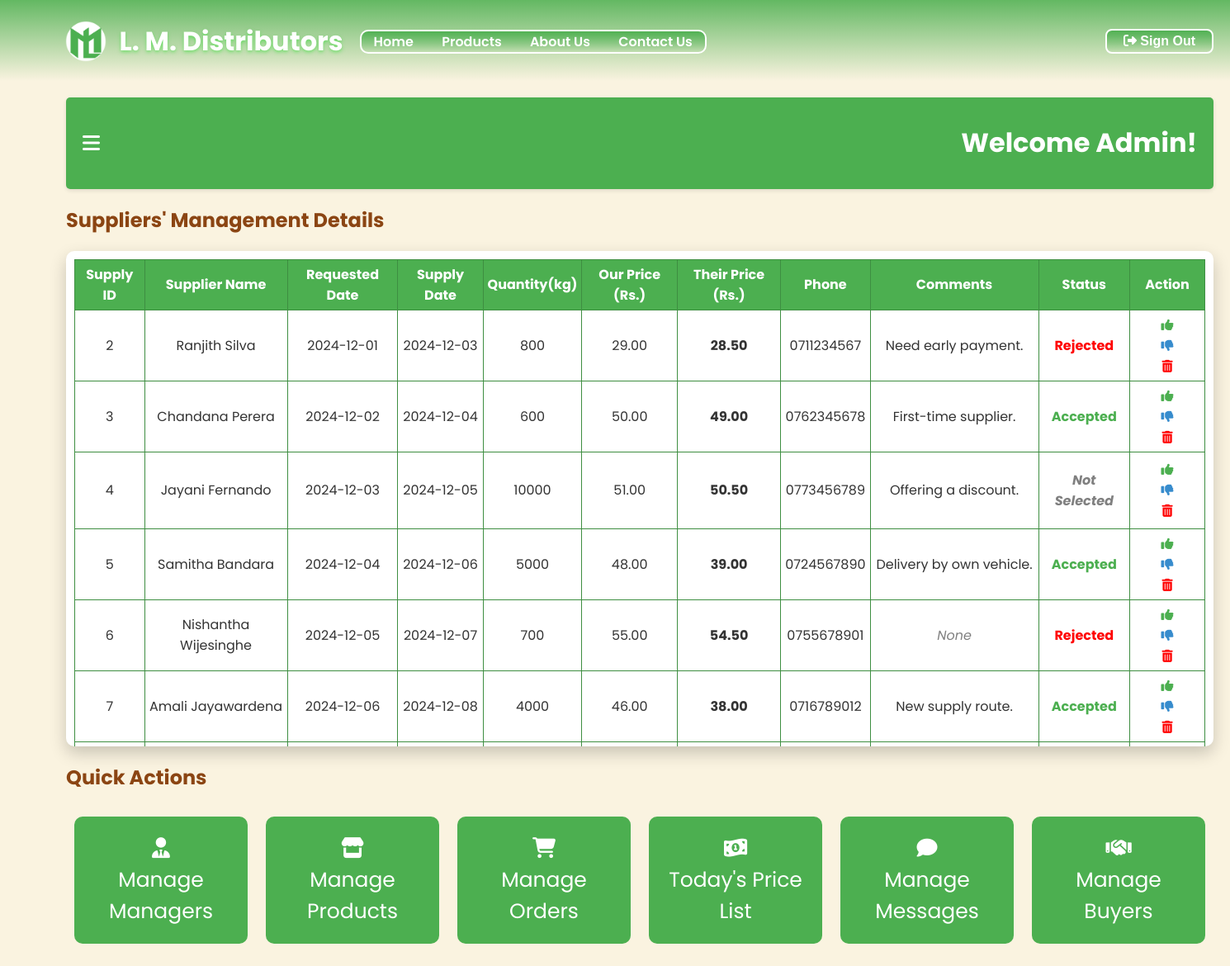
Screenshot of /supplyManagement.php (signed in) with the database file from the repository.
### tables this page shows
CREATE TABLE `supplier` (
  `supplyID` int(11) NOT NULL,
  `name` varchar(255) NOT NULL,
  `reqDate` date NOT NULL,
  `supplyDate` date NOT NULL,
  `quantity` int(11) NOT NULL,
  `ourPrice` decimal(10,2) DEFAULT NULL,
  `theirPrice` decimal(10,2) NOT NULL,
  `phone` varchar(15) NOT NULL,
  `comments` text DEFAULT NULL,
  `status` enum('Not Selected','Accepted','Rejected') NOT NULL
);

### supplyManagement.php (the view, shortened to what this page needs)
<?php
    include_once 'config.php';
    if(!isset($_SESSION['user_fName'])) {
        header('Location: login.php');
        exit();
    }
    else {
        $dob = $_SESSION['user_dob'];
        $today = date('m-d');
        $birthday = date('m-d', strtotime($dob));
        if($birthday == $today) {
            $greeting = "Happy birthday ".htmlspecialchars($_SESSION['user_fName'])."!";
        }
        else {
            $greeting = "Welcome ".htmlspecialchars($_SESSION['user_fName'])."!";
        }
    }
    $query = "SELECT * FROM supplier";
    $result = mysqli_query($conn, $query);
?>
<!DOCTYPE html>
<html lang="en">
<head>
    <link rel="stylesheet" href="./css/supplyManagement.css">
    <link rel="stylesheet" href="https://cdnjs.cloudflare.com/ajax/libs/font-awesome/6.0.0-beta3/css/all.min.css">
</head>
<body>
    <?php include 'header.php'; ?>
    <div class="container">
        <div class="main-content">
            <div class="topbar">
                <i class="fas fa-bars" id="toggle-sidebar" title="Open Dashboard"></i>
                <h1><?php echo $greeting; ?></h1>
            </div>
            <h2 class="displaySuppliersH2">Suppliers' Management Details</h2>
            <center>
            <div class="displaySuppliers">
                <div class="custom-scroll">
                    <div class="content" id="scrollable-content">
                        <table class="listTable" border="1px">
                            <tr>
                                <th class="supplyID">Supply ID</th>
                                <th class="supplierName">Supplier Name</th>
                                <th class="reqDate">Requested Date</th>
                                <th class="supplyDate">Supply Date</th>
                                <th class="supplyQuantity">Quantity(kg)</th>
                                <th class="ourPrice">Our Price (Rs.)</th>
                                <th class="theirPrice">Their Price (Rs.)</th>
                                <th class="Phone">Phone</th>
                                <th class="comments">Comments</th>
                                <th class="tStatus">Status</th>
                                <th class="tAction">Action</th>
                            </tr>
                            <?php while($row = $result->fetch_assoc()):?>
                            <tr>
                                <td class="supplyID"><?php echo htmlspecialchars($row['supplyID']); ?></td>
                                <td class="supplierName"><?php echo htmlspecialchars($row['name']); ?></td>
                                <td class="reqDate"><?php echo htmlspecialchars($row['reqDate']); ?></td>
                                <td class="supplyDate"><?php echo htmlspecialchars($row['supplyDate']); ?></td>
                                <td class="supplyQuantity"><?php echo htmlspecialchars($row['quantity']); ?></td>
                                <td class="ourPrice"><?php echo htmlspecialchars($row['ourPrice']); ?></td>
                                <td class="theirPrice"><?php echo htmlspecialchars($row['theirPrice']); ?></td>
                                <td class="Phone"><?php echo htmlspecialchars($row['phone']); ?></td>
                                <td class="comments">
                                    <?php echo !empty(htmlspecialchars($row['comments'])) ? htmlspecialchars($row['comments']) : "<em class='none'>None</em>"; ?>
                                </td>
                                <td class="tStatus">
                                    <?php
                                        if(htmlspecialchars($row['status']) == 'Accepted') {
                                            echo "<p class='acceptStatus'>".htmlspecialchars($row['status'])."</p>";
                                        }
                                        else if(htmlspecialchars($row['status']) == 'Rejected') {
                                            echo "<p class='rejectStatus'>".htmlspecialchars($row['status'])."</p>";
                                        }
                                        else {
                                            echo "<p class='pendingStatus'>".htmlspecialchars($row['status'])."</p>";
                                        }
                                    ?>
                                </td>
                                <td class="tAction actionBtns">
                                    <form method="POST" action="">
                                        <button type="submit" class="actionBtn" name="acceptBtn">
                                            <i class="fa-solid fa-thumbs-up" title="Accept"></i>
                                        </button>
                                    </form>
                                    <form method="POST" action="">
                                        <button type="submit" class="actionBtn" name="rejectBtn">
                                            <i class="fa-solid fa-thumbs-down" title="Reject"></i>
                                        </button>
                                    </form>
                                    <form method="POST" action="" onsubmit="return confirmDelete();">
                                        <button type="submit" class="actionBtn" name="deleteBtn">
                                            <i class="fa-solid fa-trash-can" title="Delete"></i>
                                        </button>
                                    </form>
                                </td>
                            </tr>
                            <?php endwhile;?>
                        </table>
                    </div>
                </div>
            </div>
            </center>
            <h2 class="quickH2">Quick Actions</h2>
            <div class="quick">
                <div class="card">
                    <a href="./manageManagers.php" title="Managers Management"><i class="fas fa-user-tie"></i><br>Manage Managers</a>
                </div>
                <div class="card">
                    <a href="./manageProducts.php" title="Products Management"><i class="fa-solid fa-store"></i><br>Manage Products</a>
                </div>
                <div class="card">
                    <a href="./manageOrders.php" title="Orders Management"><i class="fa-solid fa-cart-shopping"></i><br>Manage Orders</a>
                </div>
                <div class="card">
                    <a href="./todayPrice.php" title="Buyers & Sellers price list"><i class="fa-solid fa-money-bill-1-wave"></i><br>Today's Price List</a>
                </div>
                <div class="card">
                    <a href="./manageMessages.php" title="Messages Management"><i class="fa-solid fa-comment"></i><br>Manage Messages</a>
                </div>
                <div class="card">
                    <a href="./buyersManagement.php" title="Buyers Management"><i class="fa-solid fa-handshake"></i><br>Manage Buyers</a>
                </div>
            </div>
        </div>
    </div>
</body>
</html>

### css/supplyManagement.css (style rules this page uses)
body { margin: 0; font-family: 'Poppins', sans-serif; background-color: #FAF3E0; color: #333; }
.container { display: flex; height: 100vh; }
.main-content { flex-grow: 1; padding: 20px; margin-left: 60px; }
.topbar { display: flex; align-items: center; justify-content: space-between; padding: 10px 20px; background-color: #4CAF50; border-radius: 5px; box-shadow: 0 2px 5px rgba(0, 0, 0, 0.1); }
.topbar i { font-size: 24px; cursor: pointer; color: #fff; }
.topbar h1 { color: #fff; }
.custom-scroll { border: none; border-radius: 10px; background-color: #fff; width: fit-content; max-height: 600px; height: fit-content; overflow: hidden; position: relative; box-shadow: 0 8px 20px rgba(0, 0, 0, 0.2); animation: fadeIn 1s ease-in-out; }
.content { max-height: 600px; height: fit-content; overflow-y: scroll; overflow-x: scroll; scroll-behavior: smooth; padding: 10px; box-sizing: content-box; }
.listTable { border-collapse: collapse; border: 1px solid #3E8E41; }
.listTable th { background-color: #4CAF50; color: #fff; padding: 5px; }
.listTable td { text-align: center; background-color: #fff; padding: 5px; }
.theirPrice { font-weight: bold; }
.comments { max-width: 250px; }
.none { color: gray; font-style: italic; }
.acceptStatus { color: #4CAF50; font-weight: bold; }
.rejectStatus { color: red; font-weight: bold; }
.pendingStatus { color: gray; font-style: italic; font-weight: bold; }
.tAction { width: 80px; }
.actionBtn { border: none !important; background-color: transparent !important; font-size: 15px; }
.fa-thumbs-up { color: #4CAF50; cursor: pointer; }
.fa-thumbs-down { color: #378ccd; cursor: pointer; }
.fa-trash-can { color: red; cursor: pointer; }
.quick { display: flex; justify-content: space-between; }
.quickH2, .displaySuppliersH2 { font-size: 24px; color: #8B4513; margin-bottom: 20px; }
.card { border: none; border-radius: 10px; padding: 20px; margin: 10px; width: 170px; background-color: #4CAF50; cursor: pointer; text-align: center; transition: transform 1s ease; }
.card a { text-decoration: none; font-size: 25px; color: #fff; }

### rows the page displays
supplier: supplyID "2", name "Ranjith Silva", reqDate "2024-12-01", supplyDate "2024-12-03", quantity "800", ourPrice "29.00", theirPrice "28.50", phone "0711234567", comments "Need early payment.", status "Rejected"
supplier: supplyID "3", name "Chandana Perera", reqDate "2024-12-02", supplyDate "2024-12-04", quantity "600", ourPrice "50.00", theirPrice "49.00", phone "0762345678", comments "First-time supplier.", status "Accepted"
supplier: supplyID "4", name "Jayani Fernando", reqDate "2024-12-03", supplyDate "2024-12-05", quantity "10000", ourPrice "51.00", theirPrice "50.50", phone "0773456789", comments "Offering a discount.", status "Not Selected"
supplier: supplyID "5", name "Samitha Bandara", reqDate "2024-12-04", supplyDate "2024-12-06", quantity "5000", ourPrice "48.00", theirPrice "39.00", phone "0724567890", comments "Delivery by own vehicle.", status "Accepted"
supplier: supplyID "6", name "Nishantha Wijesinghe", reqDate "2024-12-05", supplyDate "2024-12-07", quantity "700", ourPrice "55.00", theirPrice "54.50", phone "0755678901", comments "None", status "Rejected"
supplier: supplyID "7", name "Amali Jayawardena", reqDate "2024-12-06", supplyDate "2024-12-08", quantity "4000", ourPrice "46.00", theirPrice "38.00", phone "0716789012", comments "New supply route.", status "Accepted"

### other values shown
$greeting "Welcome Admin!"
